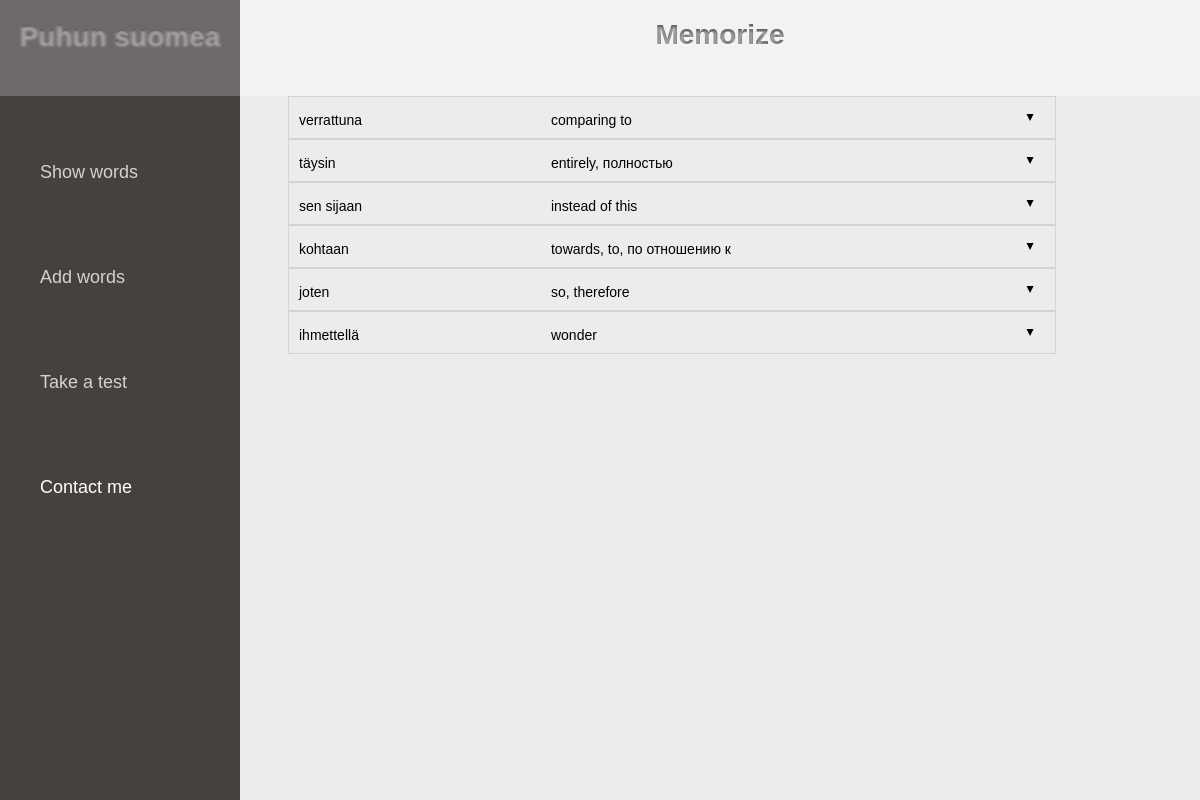
Before: / with the older database file.
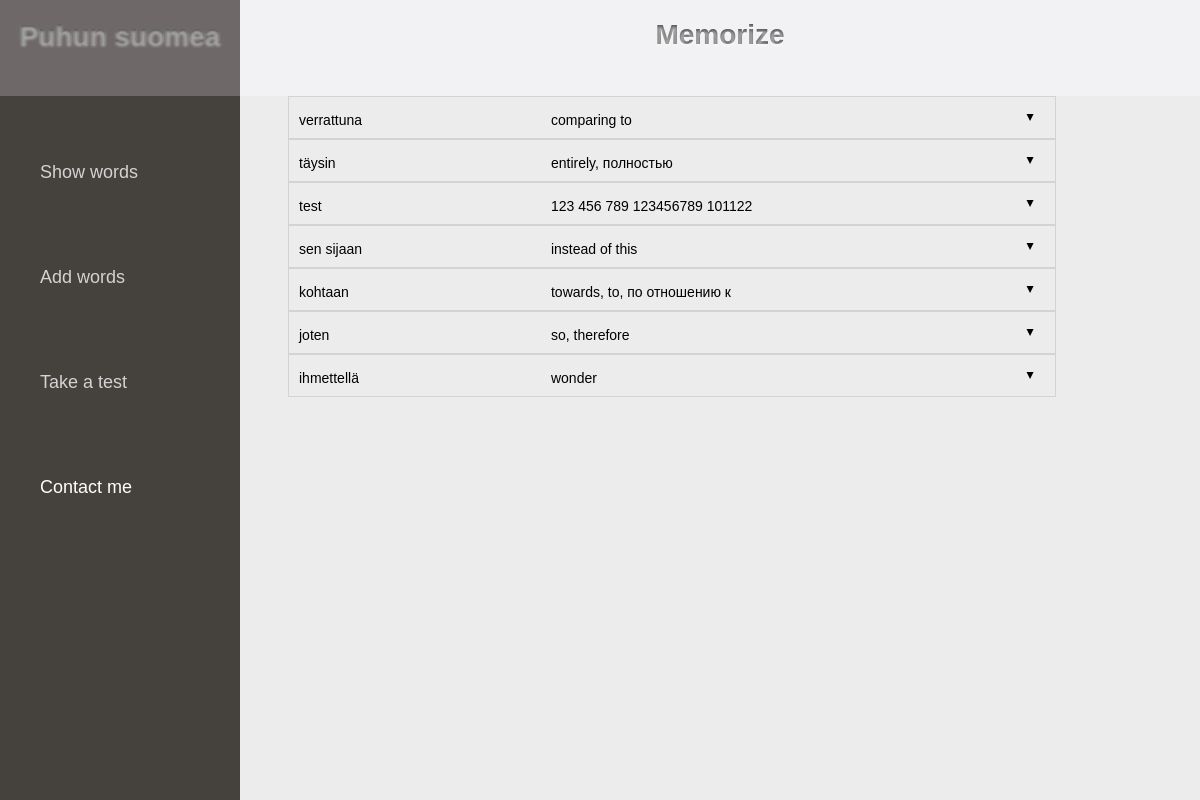
After: the same page with the newer database file.
### sanat/models.py (models this page shows, shortened)
class Word(models.Model):
	fi = models.TextField(max_length=50)
	en = models.TextField(max_length=100)
	TYYPIT = (
				('V', 'Verbi'),
				('S', 'Substantiivi'),
				('E', 'Ei mitaan'),
			)
	tyyppi = models.TextField(choices = TYYPIT, default='E')

### sanat/views.py (the view)
# urls.py: url(r'^$', views.index, name='index'),
def index(request):
	context = {
		'words_list': models.Word.objects.order_by('-fi'),
		'site_title':"Home | Puhun suomea"
		}
	return render(request, "sanat/index.html", context,)

### templates/sanat/index.html (shortened to what this page needs)
{% extends 'sanat/base.html' %}
{% block content %}
		<div class="content">
			<div class="text-content">
				{% for word in words_list %}
					<div class="each-word">
						<ul class="accordion css-accordion">
						  <li class="accordion-item">
						    <label for="word{{ forloop.counter }}" class="accordion-item-hd">
								<div class="fi-text-content">{{ word.fi }}</div>
								<div class="en-text-content">{{ word.en }}</div>
						    <span class="accordion-item-hd-cta">&#9650;</span></label>
						    <div id="div{{ forloop.counter }}"class="accordion-item-bd">
								{% with word.example_set.all as examples %}
								{% for example in examples %}
									<div> {{ forloop.counter }}. {{ example.fi }} - {{ example.en }} </div>
									<br />
								{% endfor %}
								{% endwith %}
								<a class='magnifying-glass' href="#">Add an example</a>&nbsp&nbsp&nbsp
								<a href="#">Edit word</a>&nbsp&nbsp&nbsp
								<a href="#">Delete word</a>&nbsp&nbsp&nbsp
							</div>
						  </li>
						</ul>
					</div>
				{% endfor %}
			</div>
		</div>
{% endblock content %}

Changed rows visible on the page:
added Word: fi "test", en "123 456 789 123456789 101122"
